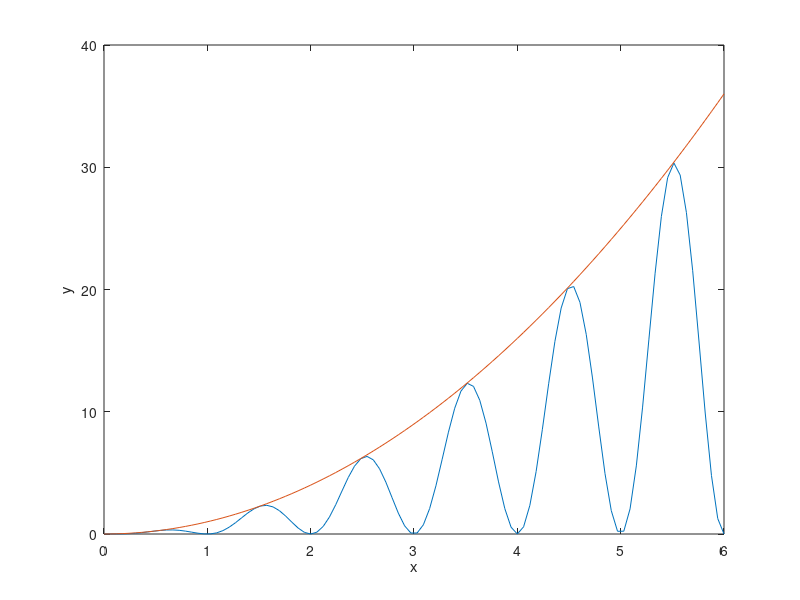

This chart was generated by the following MATLAB code:
x = linspace(0, 6, 100);
f = @(x) x.^2 .* sin(pi*x).^2;
g = @(x) x.^2;
y = f(x);
y1 = g(x);

plot(x, y, x, y1)
xlabel('x')
ylabel('y')
